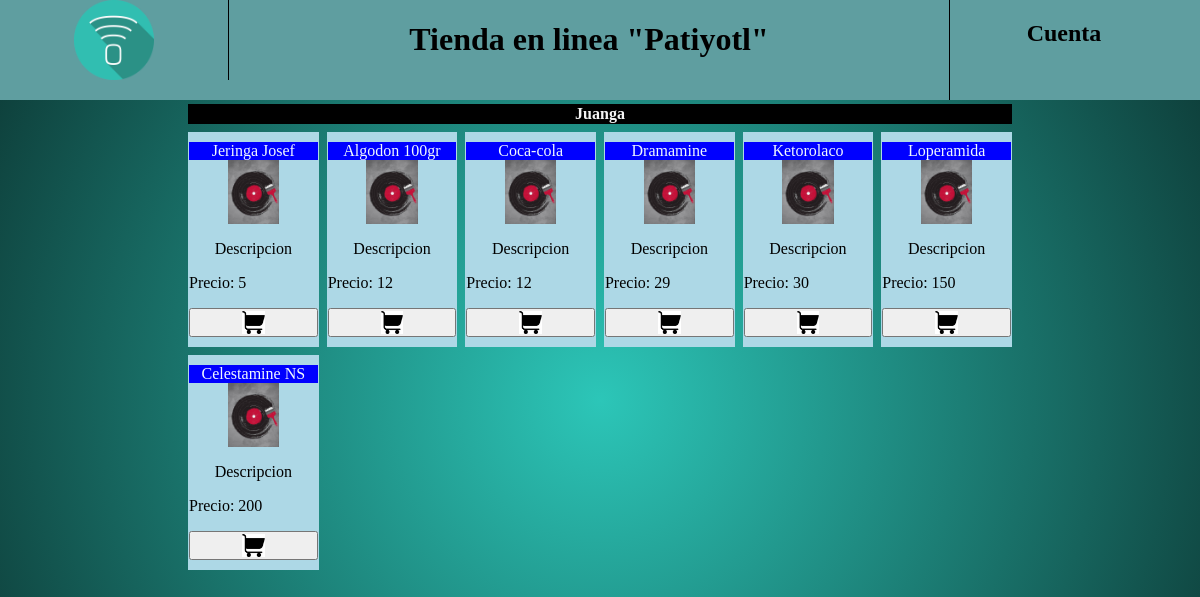
Screenshot of /DOCS/pagina/page/negocio.php?cv_n=2&neg=Juanga with the database file from the repository.
### tables this page shows
CREATE TABLE `productos` (
  `codigo` double NOT NULL AUTO_INCREMENT,
  `Negocio` int(250) NOT NULL,
  `Producto` varchar(200) NOT NULL,
  `Precio` double NOT NULL,
  `Imagen` longblob,
  PRIMARY KEY (`codigo`),
  KEY `Negocio` (`Negocio`),
  CONSTRAINT `x` FOREIGN KEY (`Negocio`) REFERENCES `negocios` (`clave_negocio`)
);

### DOCS/pagina/page/negocio.php (the view, shortened to what this page needs)
<?php
	if(isset($_GET['cv_n']) || isset($_GET['neg'])){
		$nom=$_GET['neg'];
		$cv=$_GET['cv_n'];
	}
?>
<html>
    <head>
        <link rel="stylesheet" type="text/css" href="estilo.css">
    </head>
    <body>
        <?php
            include ("barras.php");
        ?>
        <div class="contenido">
            <table class="catalogo_neg" cellspacing="8">
                <tr>
                    <th colspan="6">
                        <?php
							echo $nom;
						?>
                    </th>
                </tr>
				<tr>
                <?php
					$sql_prod="select producto, precio, codigo from productos where Negocio=".$cv.' order by precio;';
					$res1=mysqli_query($mysqli,$sql_prod);
					$o=0;
					while($fila = mysqli_fetch_array($res1)){
						$o++;
						echo'
						<td class="producto">
							<div class="producto_titulo">
								'.$fila[0].'
							</div>
							<div class="producto_imagen">
								<img src="img/img.jpg" width="50%">
							</div>
							<div class="producto_desc">
								<p>
									Descripcion
								</p>
								<div class="Precio">
									<p align="left">
										Precio: '.$fila[1].'
									</p>
								</div>
								<div class="BOTON_COMPRA">
									<a href="negocio.php?idProd='.$fila[2].'&&cv_n='.$cv.'&&neg='.$nom.'">
										<button>
											<img src="img/carrito.jpg" width="20%">
										</button>
									</a>
								</div>
							</div>
						</td>';
						if($o==6){
							echo '</tr><tr>';
						}
					}
                ?>
            </table>
        </div>
    </body>
</html>

### DOCS/pagina/page/estilo.css (style rules this page uses)
body { background: radial-gradient(1000px, #2cc6b8,black); margin: 0px; }
a { text-decoration: none; color: inherit; }
.contenido { padding-top: 8%; }
.catalogo_neg { width: 80%; padding-left: 5%; padding-right: 5%; margin: auto; }
.catalogo_neg th { background-color: black; color: whitesmoke; margin: auto; }
.catalogo_neg td { background-color: lightblue; color: black; text-align: center; padding-bottom: 10px; padding-top: 10px; width: 12%; margin: auto; }
.producto_titulo { background-color: blue; color: aliceblue; }
.producto_imagen img { width: 40%; }

### rows the page displays
productos: Producto "Jeringa Josef", Precio "5"
productos: Producto "Algodon 100gr", Precio "12"
productos: Producto "Coca-cola", Precio "12"
productos: Producto "Dramamine", Precio "29"
productos: Producto "Ketorolaco", Precio "30"
productos: Producto "Loperamida", Precio "150"
productos: Producto "Celestamine NS", Precio "200"

### other values shown
$nom "Juanga"
